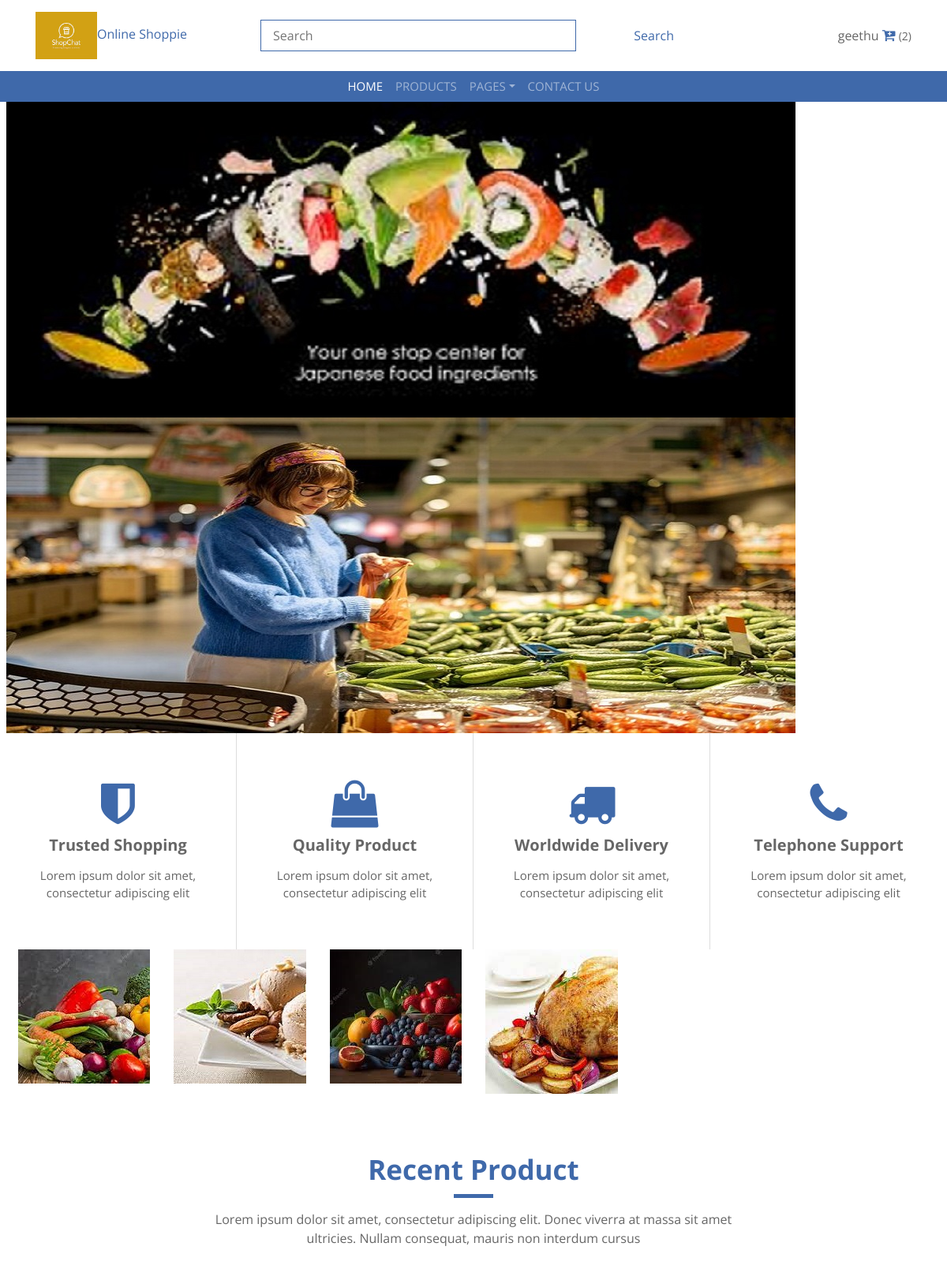
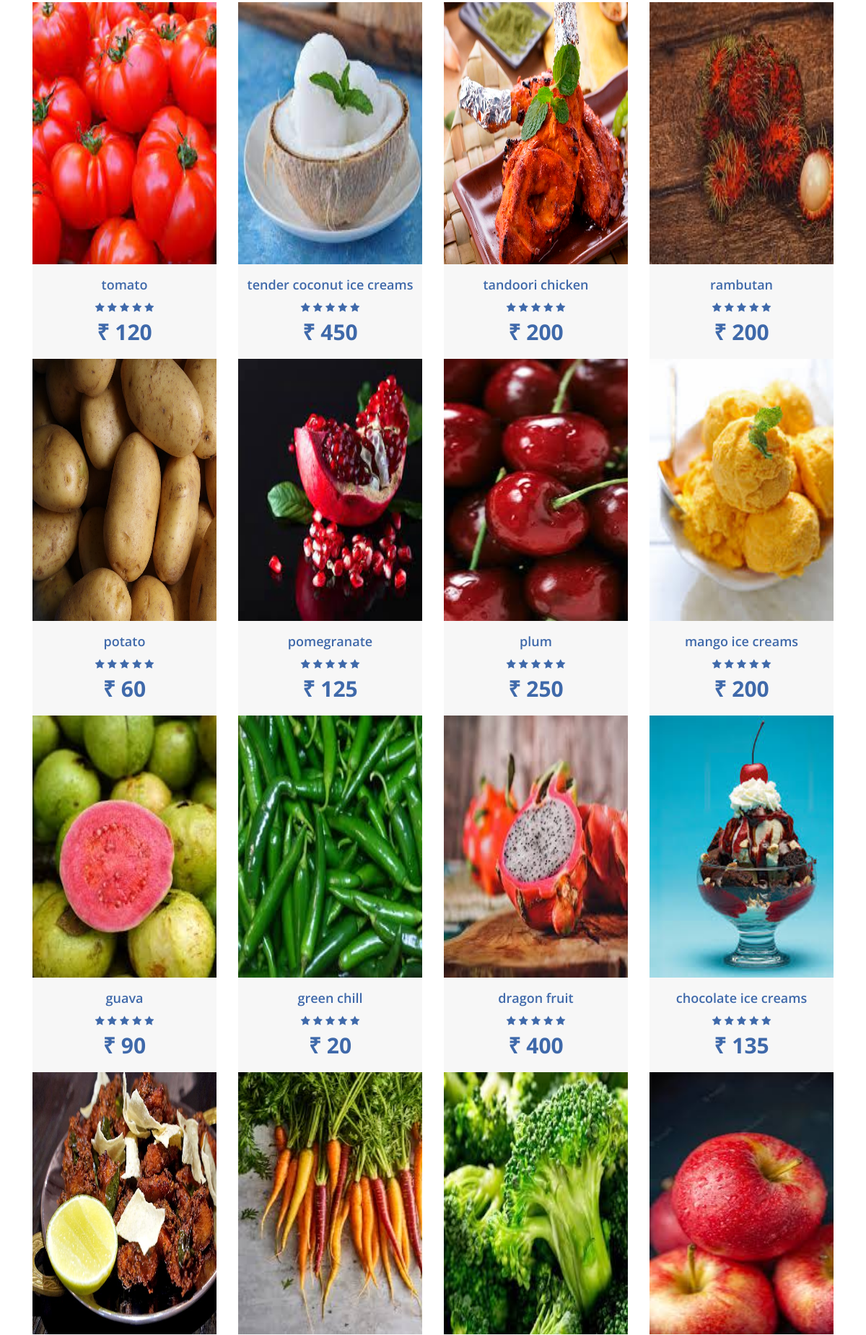
Screenshot of / (signed in, upper part) with the database file from the repository (2 pictures, top to bottom).
### home_app/models.py (models this page shows, shortened)
class Category(models.Model):
    name=models.CharField(max_length=250,unique=True,db_index=True)
    slug=models.SlugField(max_length=250,unique=True)
    img=models.ImageField(upload_to='category')
    class Meta:
        ordering = ('-name',)
        verbose_name = 'category'
        verbose_name_plural = 'categories'

class Product(models.Model):
    category=models.ForeignKey(Category,on_delete=models.CASCADE,default=True,null=False)
    name=models.CharField(max_length=250,unique=True)
    slug=models.SlugField(max_length=250,unique=True)
    img=models.ImageField(upload_to='products')
    desc=models.TextField()
    stock=models.IntegerField()
    available=models.BooleanField()
    price=models.IntegerField()
    class Meta:
        ordering=('-name',)

### home_app/views.py (the view)
# urls.py: 2. Add a URL to urlpatterns:  path('', views.home, name='home')
def home(request):
    cat = Category.objects.all()
    prolist = Product.objects.all()
    cart_items = CartItem.objects.filter(user=request.user)
    total_items = sum(item.quantity for item in cart_items)
    context = {
        'cat': cat,
        'prolist': prolist,
        'total_items':total_items
    }
    return render(request, 'index.html', context)

### templates/index.html (shortened to what this page needs)
{% load static %}
<!DOCTYPE html>
<html lang="en">
<head>
    <link href="https://stackpath.bootstrapcdn.com/bootstrap/4.4.1/css/bootstrap.min.css" rel="stylesheet">
    <link href="https://stackpath.bootstrapcdn.com/font-awesome/4.7.0/css/font-awesome.min.css" rel="stylesheet">
    <link href="{% static 'lib/slick/slick.css' %}" rel="stylesheet">
    <link href="{% static 'lib/slick/slick-theme.css' %}" rel="stylesheet">
    <link href="{% static 'css/style.css' %}" rel="stylesheet">
</head>
<body>
<div class="top-header">
    <div class="container">
        <div class="row align-items-center">
            <div class="col-md-3">
                <div class="logo">
                    <a href="" class="text-center">
                        <img src="{% static 'img/logo.jpg' %}" alt="Logo">Online Shoppie
                    </a>
                </div>
            </div>
            <div class="col-md-6">
                <div class="search">
                    <form action="{% url 'search' %}" method="get" class="d-flex">
                        <input type="text" placeholder="Search" name="query" style="width:400px;">
                        <button type="submit" style="width:auto;">Search</button>
                    </form>
                </div>
            </div>
            <div class="col-md-3">
                <div class="user">
                    {{user.first_name}}
                    <div class="cart">
                        <i class="fa fa-cart-plus"></i>
                        <span>({{ total_items }})</span>
                    </div>
                </div>
            </div>
        </div>
    </div>
</div>
<div class="header">
    <div class="container">
        <nav class="navbar navbar-expand-md bg-dark navbar-dark">
            <div class="collapse navbar-collapse justify-content-between" id="navbarCollapse">
                <div class="navbar-nav m-auto">
                    <a href="#" class="nav-item nav-link active">Home</a>
                    <a href="{% url 'showall_product' %}" class="nav-item nav-link">Products</a>
                    <div class="nav-item dropdown">
                        <a href="#" class="nav-link dropdown-toggle" data-toggle="dropdown">Pages</a>
                    </div>
                    <a href="{% url 'contact' %}" class="nav-item nav-link">Contact Us</a>
                </div>
            </div>
        </nav>
    </div>
</div>
<div class="home-slider">
    <div class="main-slider">
        <div class="main-slider-item"><img src="{% static 'img/slider-4.jpg' %}" alt="Slider Image"/></div>
        <div class="main-slider-item"><img src="{% static 'img/slider-5.jpg' %}" alt="Slider Image"/></div>
    </div>
</div>
<div class="feature">
    <div class="container-fluid">
        <div class="row">
            <div class="col-lg-3 col-md-6 feature-col">
                <div class="feature-content">
                    <i class="fa fa-shield"></i>
                    <h2>Trusted Shopping</h2>
                    <p>
                        Lorem ipsum dolor sit amet, consectetur adipiscing elit
                    </p>
                </div>
            </div>
            <div class="col-lg-3 col-md-6 feature-col">
                <div class="feature-content">
                    <i class="fa fa-shopping-bag"></i>
                    <h2>Quality Product</h2>
                    <p>
                        Lorem ipsum dolor sit amet, consectetur adipiscing elit
                    </p>
                </div>
            </div>
            <div class="col-lg-3 col-md-6 feature-col">
                <div class="feature-content">
                    <i class="fa fa-truck"></i>
                    <h2>Worldwide Delivery</h2>
                    <p>
                        Lorem ipsum dolor sit amet, consectetur adipiscing elit
                    </p>
                </div>
            </div>
            <div class="col-lg-3 col-md-6 feature-col">
                <div class="feature-content">
                    <i class="fa fa-phone"></i>
                    <h2>Telephone Support</h2>
                    <p>
                        Lorem ipsum dolor sit amet, consectetur adipiscing elit
                    </p>
                </div>
            </div>
        </div>
    </div>
</div>
<div class="category">
    <div class="container-fluid">
        <div class="row">
            {% for c in cat %}
            <div class="col-md-2">
                <div class="category-img">
                    <img src="{{c.img.url}}" alt=""/>
                </div>
            </div>
            {% endfor %}
        </div>
    </div>
    <div class="recent-product">
        <div class="container">
            <div class="section-header">
                <h3>Recent Product</h3>
                <p>
                    Lorem ipsum dolor sit amet, consectetur adipiscing elit. Donec viverra at massa sit amet ultricies.
                    Nullam consequat, mauris non interdum cursus
                </p>
            </div>
            <div class="row align-items-center product-slider product-slider-4">
                {% for i in prolist %}
                <div class="col-lg-3">
                    <div class="product-item">
                        <div class="product-image">
                            <a href="{% url 'productdetail' i.id %}">
                                <img src="{{i.img.url}}" alt="Product Image">
                            </a>
                        </div>
                        <div class="product-content">
                            <div class="title"><a href="productdetail">{{i.name}}</a></div>
                            <div class="ratting">
                                <i class="fa fa-star"></i>
                                <i class="fa fa-star"></i>
                                <i class="fa fa-star"></i>
                                <i class="fa fa-star"></i>
                                <i class="fa fa-star"></i>
                            </div>
                            <div class="price">₹ {{i.price}}</div>
                        </div>
                    </div>
                </div>
                {% endfor %}
            </div>
        </div>
    </div>
</div>
</body>
</html>

### static/css/style.css (style rules this page uses)
body { color: #666666; font-family: 'Open Sans', sans-serif; font-weight: 400; background: #ffffff; }
a { color: #3F69AA; transition: 0.5s; }
p { padding: 0; margin: 0 0 15px 0; }
h1, h2, h3, h4, h5, h6 { color: #666666; margin: 0 0 15px 0; padding: 0; }
.top-header { padding: 15px 0; background: #ffffff; }
.top-header .logo { text-align: left; overflow: hidden; }
.top-header .logo a img { max-height: 60px; }
.top-header .search { width: 100%; }
.top-header .search input[type=text] { width: 100%; height: 40px; padding: 0 15px; color: #666666; border: 1px solid #3F69AA; }
.top-header .search button { position: absolute; width: 40px; height: 38px; top: 1px; right: 16px; padding: 0 15px; border: none; background: none; color: #3F69AA; }
.top-header .user { width: 100%; text-align: right; }
.top-header .user .cart { display: inline-block; }
.top-header .user .cart i { color: #3F69AA; font-size: 18px; }
.top-header .user .cart span { color: #666666; font-size: 14px; }
@media (min-width: 768px) { .top-header { max-height: 90px; } }
.header { position: relative; }
.header .navbar { height: 100%; padding: 0; }
@media (min-width: 768px) { .header, .header .navbar { background: #3F69AA !important; } }
@media (min-width: 768px) { .header a.nav-link { padding: 8px 15px; font-size: 15px; text-transform: uppercase; } }
.home-slider { position: relative; width: 100%; }
.home-slider .main-slider-item { padding: 0 7.5px; }
.category { position: relative; padding: 0 7.5px; background: #ffffff; }
.category .category-img { position: relative; overflow: hidden; margin-bottom: 15px; }
.category .category-img img { width: 100% height: 10px; }
.section-header { position: relative; max-width: 700px; margin: 0 auto 30px auto; }
.section-header h2, .section-header h3 { position: relative; color: #3F69AA; font-size: 35px; font-weight: 700; text-align: center; text-transform: capitalize; padding-bottom: 15px; }
.section-header h2::after, .section-header h3::after { content: ''; position: absolute; width: 50px; height: 5px; left: calc(50% - 25px); bottom: 0; background: #3F69AA; }
.section-header p { font-size: 16px; text-align: center; margin: 0 }
.feature { position: relative; padding: 0; }
.feature .feature-col { height: inherit; border-right: 1px solid #dddddd; padding: 60px 0; }
.feature .feature-col:last-child { border-right: none; }
.feature .feature-content { position: relative; width: 100%; padding: 0 30px; text-align: center; }
.feature .feature-content i { color: #3F69AA; font-size: 60px; margin-bottom: 10px; }
.feature .feature-content h2 { color: #666666; font-size: 20px; font-weight: 700; }
.feature .feature-content p { color: #666666; font-size: 15px; margin: 0; }
.product-item { position: relative; background-color: #f7f7f7; padding-bottom: 15px; }
.product-item .product-image { position: relative; overflow: hidden; }
.product-item .product-image a { display: block; background: #3F69AA; margin-bottom: 15px; transition: .3s; }
.product-item .product-image img { width: 300px; height:363px }
.product-item .product-content { position: relative; width: 100%; text-align: center; background: #f7f7f7; }
.product-item .product-content .title, .product-item .product-content .ratting, .product-item .product-content .price { position: relative; width: 100%; }
.product-item .product-content .title { margin-bottom: 5px; }
.product-item .product-content .title a { color: #3F69AA; font-size: 18px; font-weight: 600; }
.product-item .product-content .ratting i { font-size: 14px; color: #3F69AA; }
.product-item .product-content .price { font-size: 30px; color: #3F69AA; font-weight: 700; }
.recent-product { position: relative; padding: 60px 0; }

### rows the page displays
Category: img (picture)
Category: img (picture)
Category: img (picture)
Category: img (picture)
Product: img (picture), name "tomato", price "120"
Product: img (picture), name "tender coconut ice creams", price "450"
Product: img (picture), name "tandoori chicken", price "200"
Product: img (picture), name "rambutan", price "200"
Product: img (picture), name "potato", price "60"
Product: img (picture), name "pomegranate", price "125"
Product: img (picture), name "plum", price "250"
Product: img (picture), name "mango ice creams", price "200"
Product: img (picture), name "guava", price "90"
Product: img (picture), name "green chill", price "20"
Product: img (picture), name "dragon fruit", price "400"
Product: img (picture), name "chocolate ice creams", price "135"
Product: img (picture)
Product: img (picture)
Product: img (picture)
Product: img (picture)

### other values shown
{{ user.first_name }} "geethu"
{{ total_items }} "2"
